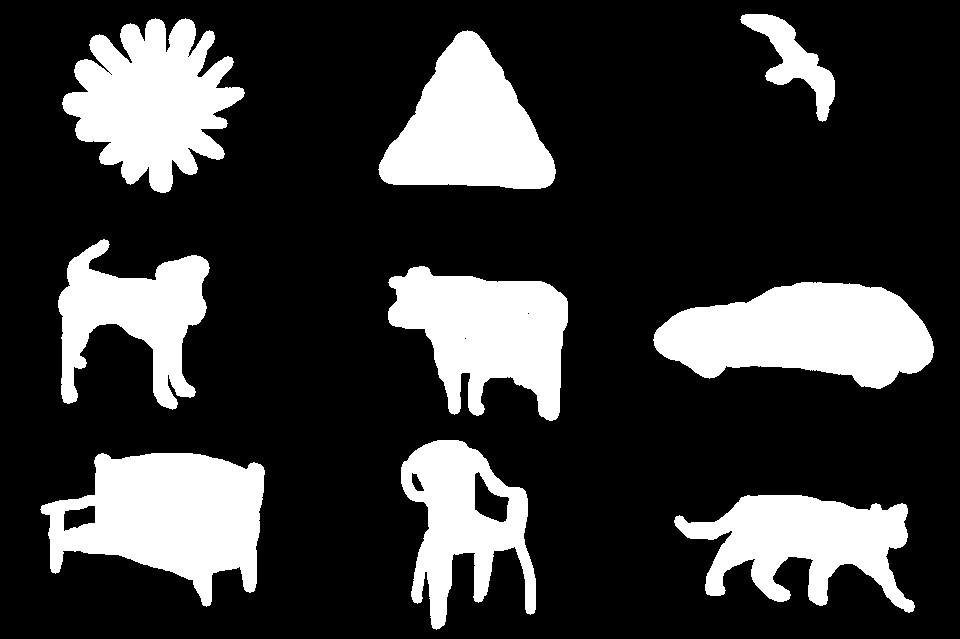
#> input picture HW1/Project1.png, 960 x 639 px
$ python 2018222_HW1.py
#> lines starting #> are read from the running program, lines starting #| are printed output that depends on the picture; after the words box and inside, x2 and y2 are one past the last pixel; in counts of white or black regions, pixels touching at a corner belong together
import cv2
import numpy as np
from collections import deque

img = cv2.imread("Project1.png",cv2.IMREAD_GRAYSCALE)/255
#> img: shape (639, 960) float64; values 0 (black) and 1 (white), 22.8% white; 9 white regions, largest, box (x1, y1, x2, y2) and area: (40, 453, 265, 607) 21249, (653, 282, 934, 389) 20421, (62, 18, 245, 193) 19300
img.astype(int)
c = 1
# [7 lines of commented-out code are left out]
print(img.shape)
#| (639, 960)
rows, cols = img.shape[0], img.shape[1]
#> rows = 639; cols = 960
visited = np.zeros((rows,cols))

answer = np.zeros((rows,cols))

print(visited.shape)
#| (639, 960)

for i in range(rows):
	for j in range(cols):

		if(img[i][j] == 0.0):
			visited[i,j] = 1
		elif(visited[i,j]):
			continue
		else:

			stack = deque()

			stack.append((i,j))

			while(len(stack)!=0):

				curr = stack.pop()

				if(visited[curr[0],curr[1]] == 0):

					visited[curr[0],curr[1]] = 1

					m,n = curr[0],curr[1]
					answer[m,n] = c

					list_ = []
					for x in range(m-1, m+2):
						for y in range(n-1, n+2):
							 if(x == m and y == n):
							 	continue
							 else:

							 	if(x <0 or x > rows -1):
							 		continue
							 	if(y <0 or y > cols -1):
							 		continue

							 	if(img[x,y] == 1.0):
							 		stack.append((x,y))
			c = c + 1
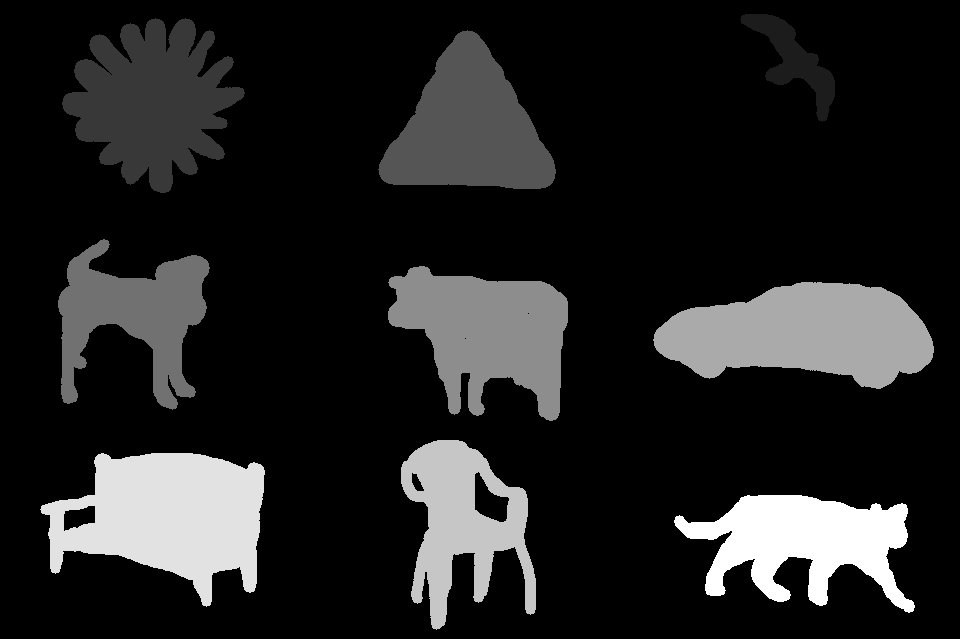
#> answer: shape (639, 960) float64; min 0, max 9, mean 1.22; drawn with min black and max white
#> visited: shape (639, 960) float64; every value is 1
#> after the loop, c = 10


print("Number of connected components : ", np.amax(answer))
#| Number of connected components :  9.0
